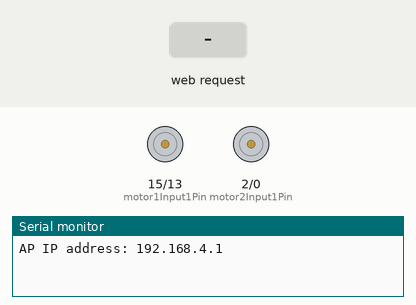
Simulated run of this sketch. Board: ESP8266 (NodeMCU). Parts: motor-driver pin pairs drawn as motors (green arrow = first pin HIGH = forward, orange = second pin HIGH = backward, longer = more drive, scaled by the enable pin), the last lines printed to the serial monitor. Inputs (shaded band) come from the test bench.

Above: at 1.2 s.
1.3 s: HTTP request GET /?State=F received
At 2.5 s:
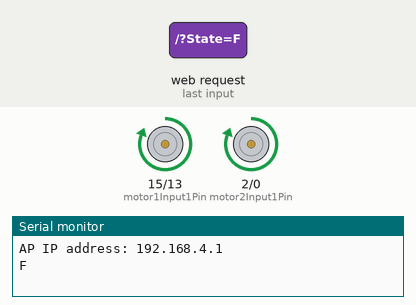
2.8 s: HTTP request GET /?State=B received
At 3.7 s:
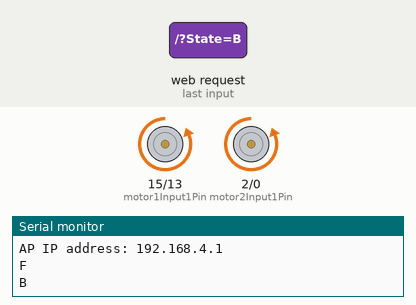
4.3 s: HTTP request GET /?State=L received
At 4.9 s:
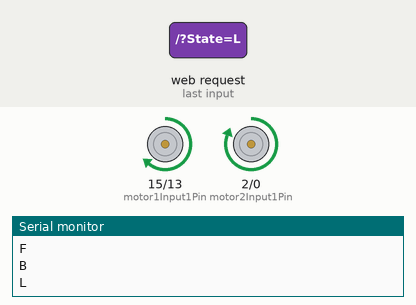
5.8 s: HTTP request GET /?State=R received
At 7.0 s:
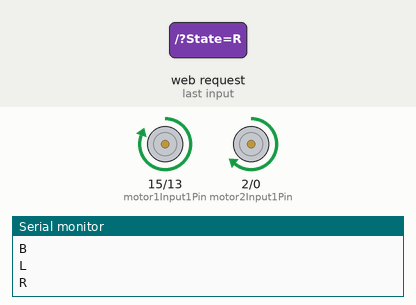
7.3 s: HTTP request GET /?State=F received
At 8.4 s:
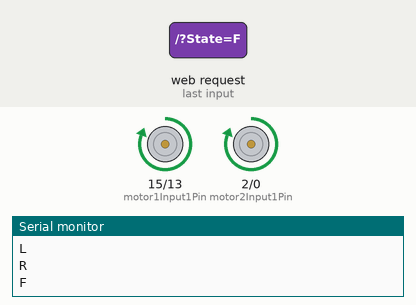
8.8 s: HTTP request GET /?State=B received
At 9.5 s:
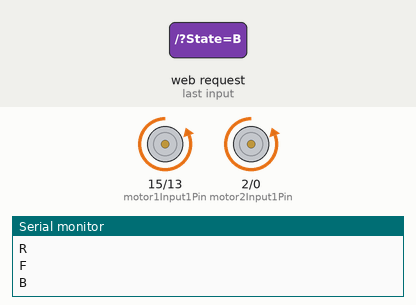
Timing chart, 0 to 11.3 s (numbered marks = the images above; inputs shaded):
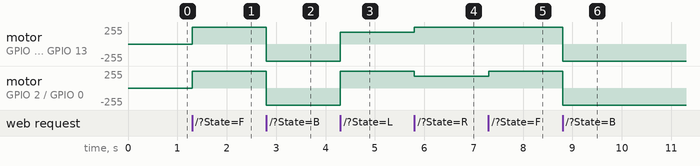

Measured:
- after the input at 1.3 s, motor on GPIO 15 (motor1Input1Pin) / GPIO 13 (motor1Input2Pin), motor on GPIO 2 (motor2Input1Pin) / GPIO 0 (motor2Input2Pin): stopped → forward 255/255 at once
- after the input at 2.8 s, motor on GPIO 15 (motor1Input1Pin) / GPIO 13 (motor1Input2Pin), motor on GPIO 2 (motor2Input1Pin) / GPIO 0 (motor2Input2Pin): forward 255/255 → backward 255/255 at once
- after the input at 4.3 s, motor on GPIO 15 (motor1Input1Pin) / GPIO 13 (motor1Input2Pin): backward 255/255 → forward 180/255 at once; motor on GPIO 2 (motor2Input1Pin) / GPIO 0 (motor2Input2Pin): backward 255/255 → forward 255/255 at once
- after the input at 5.8 s, motor on GPIO 15 (motor1Input1Pin) / GPIO 13 (motor1Input2Pin): forward 180/255 → forward 255/255 at once; motor on GPIO 2 (motor2Input1Pin) / GPIO 0 (motor2Input2Pin): forward 255/255 → forward 180/255 at once
- after the input at 7.3 s, motor on GPIO 2 (motor2Input1Pin) / GPIO 0 (motor2Input2Pin): forward 180/255 → forward 255/255 at once
- after the input at 8.8 s, motor on GPIO 15 (motor1Input1Pin) / GPIO 13 (motor1Input2Pin), motor on GPIO 2 (motor2Input1Pin) / GPIO 0 (motor2Input2Pin): forward 255/255 → backward 255/255 at once

The sketch:

Code.ino
```cpp
#include <ESP8266WiFi.h>
#include <WiFiClient.h>
#include <ESP8266WebServer.h>

String command;
int speed = 255; // 0-255 for L293D
int slow = 180;

const char* ssid = "YourSSID";
const char* password = "YourPassword";

// Motor control pins
int motor1EnablePin = 14;  // ENA
int motor1Input1Pin = 15;  // IN1
int motor1Input2Pin = 13;  // IN2

int motor2EnablePin = 12;  // ENB
int motor2Input1Pin = 2;   // IN3
int motor2Input2Pin = 0;   // IN4

ESP8266WebServer server(80);

void setup() {
  pinMode(motor1EnablePin, OUTPUT);
  pinMode(motor1Input1Pin, OUTPUT);
  pinMode(motor1Input2Pin, OUTPUT);
  pinMode(motor2EnablePin, OUTPUT);
  pinMode(motor2Input1Pin, OUTPUT);
  pinMode(motor2Input2Pin, OUTPUT);

  Serial.begin(115200);

  // Connecting to Wi-Fi
  WiFi.mode(WIFI_AP);
  WiFi.softAP(ssid);

  IPAddress myIP = WiFi.softAPIP();
  Serial.print("AP IP address: ");
  Serial.println(myIP);

  // Starting WEB-server
  server.on("/", HTTP_handleRoot);
  server.onNotFound(HTTP_handleRoot);
  server.begin();
}

void goAhead() {
  digitalWrite(motor1Input1Pin, HIGH);
  digitalWrite(motor1Input2Pin, LOW);
  analogWrite(motor1EnablePin, speed);

  digitalWrite(motor2Input1Pin, HIGH);
  digitalWrite(motor2Input2Pin, LOW);
  analogWrite(motor2EnablePin, speed);
}

void goBack() {
  digitalWrite(motor1Input1Pin, LOW);
  digitalWrite(motor1Input2Pin, HIGH);
  analogWrite(motor1EnablePin, speed);

  digitalWrite(motor2Input1Pin, LOW);
  digitalWrite(motor2Input2Pin, HIGH);
  analogWrite(motor2EnablePin, speed);
}

void goRight() {
  digitalWrite(motor1Input1Pin, HIGH);
  digitalWrite(motor1Input2Pin, LOW);
  analogWrite(motor1EnablePin, speed);

  digitalWrite(motor2Input1Pin, HIGH);
  digitalWrite(motor2Input2Pin, LOW);
  analogWrite(motor2EnablePin, slow);
}

void goLeft() {
  digitalWrite(motor1Input1Pin, HIGH);
  digitalWrite(motor1Input2Pin, LOW);
  analogWrite(motor1EnablePin, slow);

  digitalWrite(motor2Input1Pin, HIGH);
  digitalWrite(motor2Input2Pin, LOW);
  analogWrite(motor2EnablePin, speed);
}
// Define similar functions for other motor directions

void stopRobot() {
  digitalWrite(motor1Input1Pin, LOW);
  digitalWrite(motor1Input2Pin, LOW);
  analogWrite(motor1EnablePin, 0);

  digitalWrite(motor2Input1Pin, LOW);
  digitalWrite(motor2Input2Pin, LOW);
  analogWrite(motor2EnablePin, 0);
}

void loop() {
  server.handleClient();

  command = server.arg("State");
  if (command == "F") goAhead();
  if(command == "B") goBack();
  if(command == "L") goLeft();
  if(command == "R") goRight();
  // Add similar conditions for other directions
  else if (command == "S") stopRobot();
}

void HTTP_handleRoot(void) {
  if (server.hasArg("State")) {
    Serial.println(server.arg("State"));
  }
  server.send(200, "text/html", "");
  delay(1);
}
```
